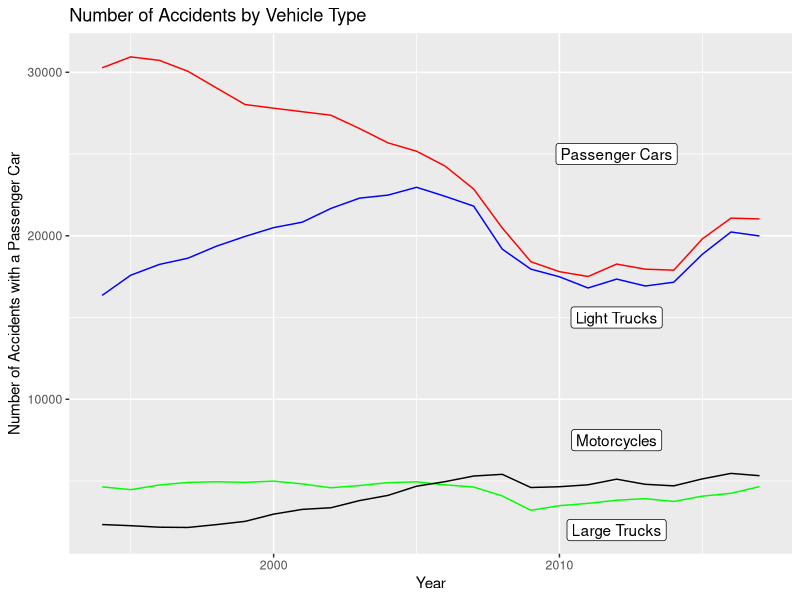
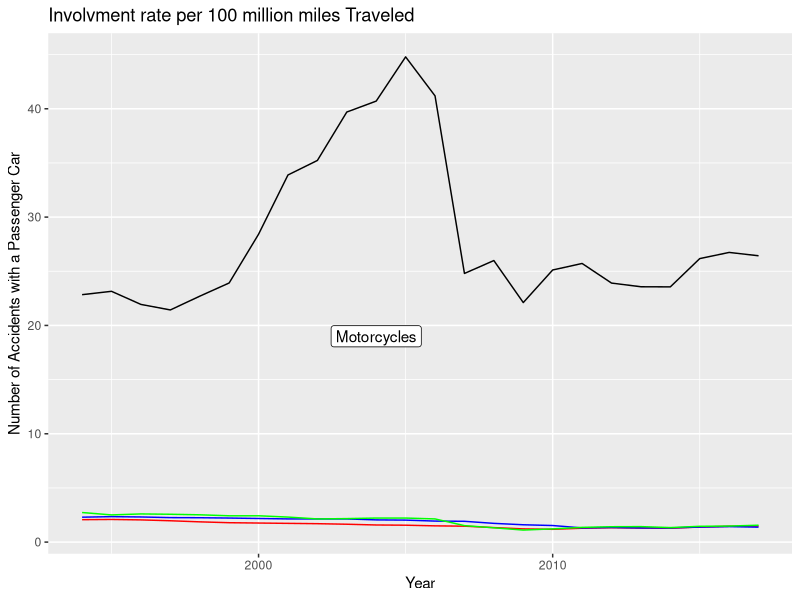
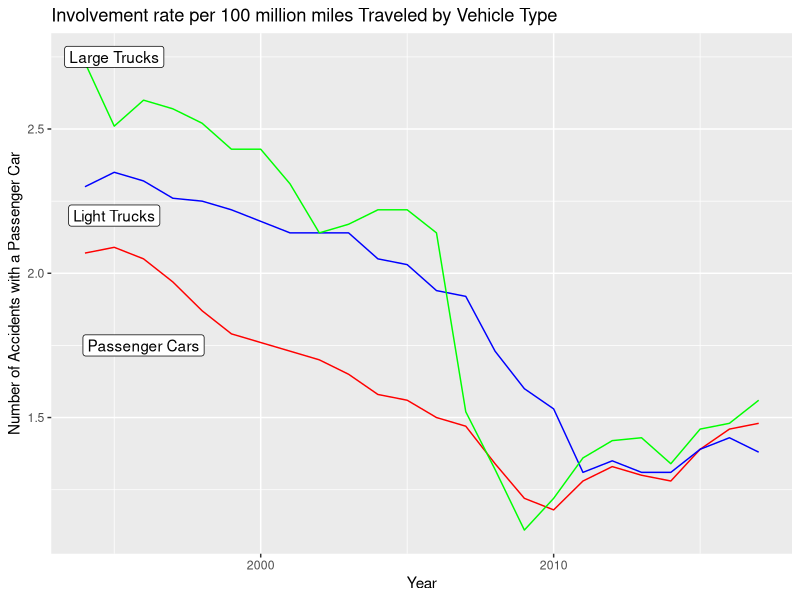

Reproduce these figures in R, in order. (Note: this script raises an error after producing the figures.)
## ---- chunk 1
knitr::opts_chunk$set(echo = TRUE)
## ---- chunk 2
type<-read.csv(file = 'Traffic2.csv')
colnames(type)
names(type)<-c("Year","Num_PV", "PV_per_100M", "PV_per_100k_RV","Num_LiT", "LiT_per_100M", "LiT_per_100k_RV","Num_LT", "LT_per_100M", "LT_per_100k_RV","Num_MC", "MC_per_100M", "MC_per_100k_RV")
colnames(type)
## ---- chunk 3
library(ggplot2)
ggplot(type,aes(Year,Num_PV))+geom_line(color='red')+labs(x="Year",y="Number of Accidents with a Passenger Car",title = "Number of Accidents by Vehicle Type")+
geom_line(aes(Year,Num_LiT),color='blue')+
geom_line(aes(Year,Num_LT),color='green')+
geom_line(aes(Year,Num_MC))+annotate("label", x=2012,y=25000,label="Passenger Cars")+annotate("label", x=2012,y=15000,label="Light Trucks")+annotate("label", x=2012,y=7500,label="Motorcycles")+annotate("label", x=2012,y=2000,label="Large Trucks")
## ---- chunk 4
ggplot(type,aes(Year,PV_per_100M))+geom_line(color='red')+labs(x="Year",y="Number of Accidents with a Passenger Car",title = "Involvment rate per 100 million miles Traveled")+
geom_line(aes(Year,LiT_per_100M),color='blue')+
geom_line(aes(Year,LT_per_100M),color='green')+
geom_line(aes(Year,MC_per_100M))+annotate("label",x=2004,y=19,label="Motorcycles")

ggplot(type,aes(Year,PV_per_100M))+geom_line(color='red')+labs(x="Year",y="Number of Accidents with a Passenger Car",title = "Involvement rate per 100 million miles Traveled by Vehicle Type")+
geom_line(aes(Year,LiT_per_100M),color='blue')+
geom_line(aes(Year,LT_per_100M),color='green')+annotate("label",x=1995,y=2.75,label="Large Trucks")+annotate("label",x=1995,y=2.2,label="Light Trucks")+annotate("label",x=1996,y=1.75,label="Passenger Cars")

ggplot(type,aes(Year,PV_per_100_RV))+geom_line(color='red')+labs(x="Year",y="Number of Accidents with a Passenger Car",title = "Involvement rate per 100 thousand Registered Vehicles")+
geom_line(aes(Year,LiT_per_100_RV),color='blue')+
geom_line(aes(Year,LT_per_100_RV),color='green')+
geom_line(aes(Year,MC_per_100_RV))+annotate("Label",x=1995,y=75,label="Large Trucks")+annotate("Label",x=1995,y=50,label="Motorcycles")+annotate("Label",x=1995,y=32,label="Light Trucks")+annotate("Label",x=1996,y=20,label="Passenger Vehicles")

## ---- chunk 5
Occupant<-read.csv("Traffic3.csv")
colnames(Occupant)
names(Occupant)<-c("Year","PV_Occupants", "LiT_Occupants", "LT_Occupants", "MC_Occupants", "Buses_Occupants", "Other", "Total")
colnames(Occupant)
## ---- chunk 6
ggplot(Occupant,aes(Year,Total))+geom_line()+labs(x="Year",y="Accidents", title="Accidents by Year")
